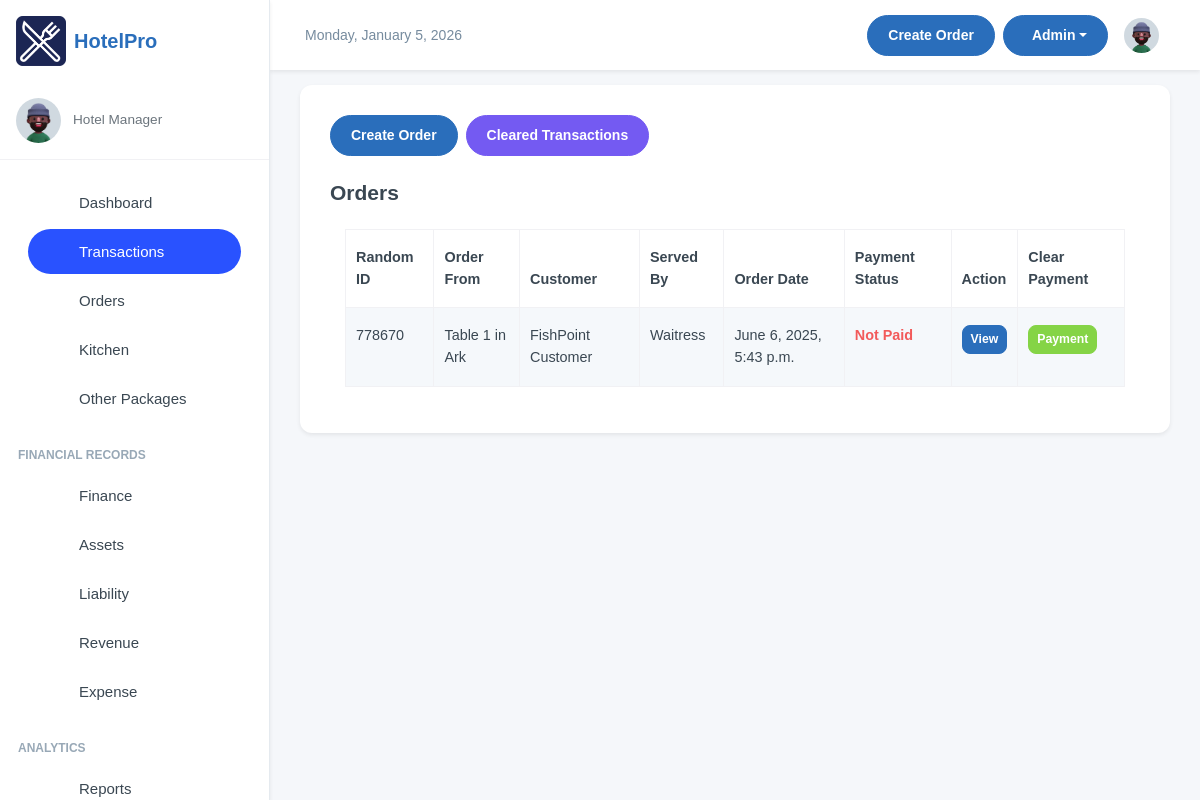
The app's page /manager/orders_transactions/ (signed in), older data.
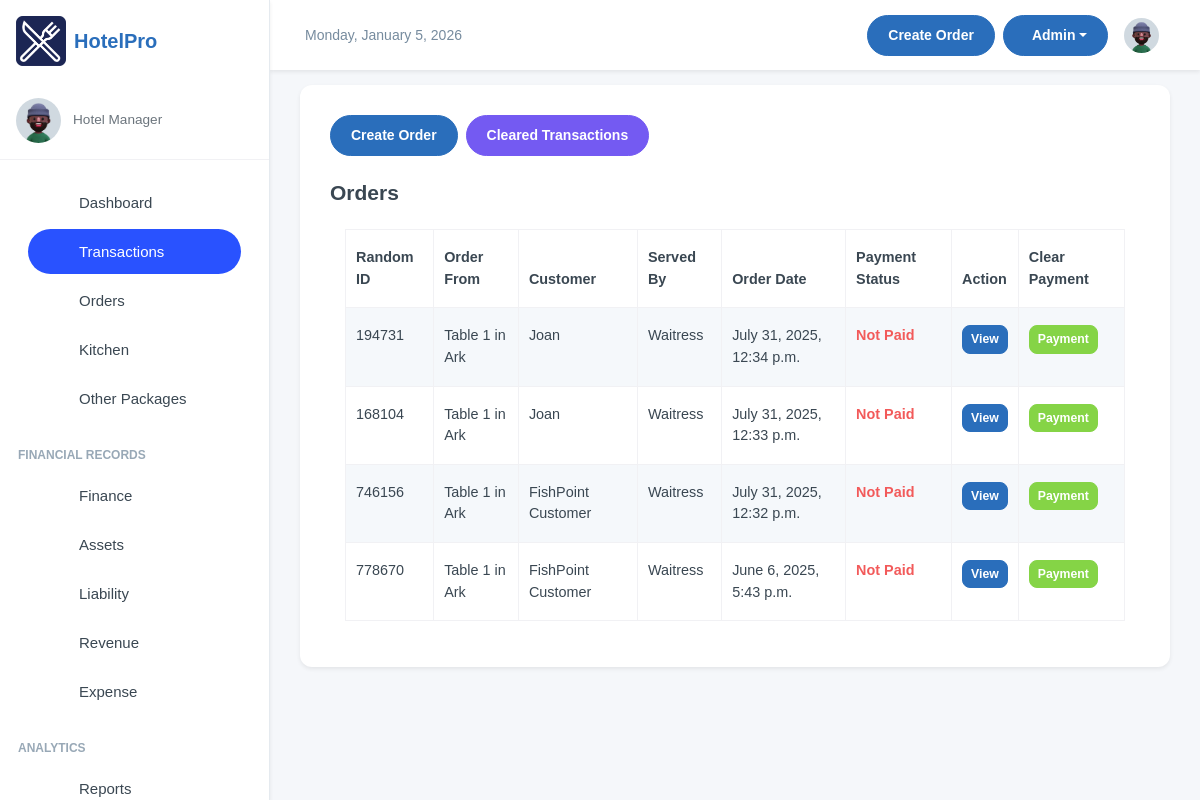
The same page, newer data.
### inventory/models.py (models this page shows, shortened)
class OrderTransaction(models.Model):
    pay_mode = (
        ("NO PAYMENT", "NO PAYMENT"),
        ("CASH", "CASH"),
        ("MOMO PAY", "MOMO PAY"),
        ("AIRTEL PAY", "AIRTEL PAY"),
        ("BANK CARD", "BANK CARD"),
    )
    random_id = models.CharField(max_length=6, unique=True, editable=False, default=generate_random_id)
    customer_name = models.CharField(max_length=255, blank=True, null=True, default="FishPoint Customer")
    served_by = models.CharField(
        max_length=255, blank=True, null=True, default="Waitress")
    dining_area = models.ForeignKey(DiningArea, on_delete=models.SET_NULL, null=True, blank=True)
    table = models.ForeignKey(Table, on_delete=models.SET_NULL, null=True, blank=True )
    special_notes = models.TextField(default="Null")
    created = models.DateTimeField(default=now, blank=True, null=True)
    payment_mode = models.CharField(default="NO PAYMENT", max_length=50, choices=pay_mode)
    transaction_id = models.CharField(blank=True, null=True, max_length=100)
    created_by = models.ForeignKey(User, on_delete=models.SET_NULL, null=True, blank=True)
    updated = models.DateField(auto_now=True, blank=True, null=True)
    class Meta:
        ordering = ['-created']

class Table(models.Model):
    table_number = models.IntegerField()
    dining_area = models.ForeignKey(DiningArea, on_delete=models.CASCADE, related_name='tables')
    capacity = models.IntegerField()  # Number of seats at the table
    is_available = models.BooleanField(default=True)
    def __str__(self):
        return f"Table {self.table_number} in {self.dining_area.name}"

class DiningArea(models.Model):
    name = models.CharField(max_length=255)
    description = models.TextField(blank=True, null=True)

### inventory/views.py (the view)
# urls.py: path('orders_transactions/', views.orderTransactions, name='order_transactions'),
@login_required(login_url="/user/login/")
def orderTransactions(request):
    orders_list = (
        OrderTransaction.objects.using('default')
        .filter(payment_mode="NO PAYMENT")
        .annotate(non_cancelled_items=Count('order_items', filter=~Q(order_items__status='Cancelled')))
        .filter(non_cancelled_items__gt=0)
        .order_by('-updated', '-id')
    )
    paginator = Paginator(orders_list, 10)
    page_number = request.GET.get('page')
    orders_list = paginator.get_page(page_number)
    return render(request, "ordertransactions.html", {"orders_list": orders_list})

### inventory/templates/ordertransactions.html (shortened to what this page needs)
{% extends 'base.html' %}
{% block content %}
<div class="card">
    <div class="card-body">
        <div class="d-flex flex-wrap justify-content-between align-items-center mb-4">
            <div class="d-flex flex-wrap gap-2 mb-3 mb-md-0">
                <a href="/manager/add-order/" class="btn btn-primary">
                     Create Order
                </a>
                <a href="/manager/cleared_transactions/" class="btn btn-info">
                     Cleared Transactions
                </a>
            </div>
        </div>
        <h4 class="fw-semibold mb-2">Orders</h4>
        <div class="container mt-2">
            <table class="table table-striped table-bordered">
                <thead class="bg-dark text-light">
                    <tr>
                        <th>Random ID</th>
                        <th>Order From</th>
                        <th>Customer</th>
                        <th>Served By</th>
                        <th>Order Date</th>
                        <th>Payment Status</th>
                        <th>Action</th>
                        <th>Clear Payment</th>
                    </tr>
                </thead>
                <tbody>
                    {% for order in orders_list %}
                    {% if order.payment_mode == "NO PAYMENT" %}
                    <tr>
                        <td>{{ order.random_id }}</td>
                        <td>{{ order.table }}</td>
                        <td>{{ order.customer_name }}</td>
                        <td>{{ order.served_by }}</td>
                        <td>{{ order.created }}</td>
                        <td class="text-danger fw-semibold">Not Paid</td>
                        <td>
                            <a href="/manager/orders_transactions/{{ order.id }}"
                                class="btn btn-primary btn-sm">View</a>
                        </td>
                        <td>
                            <button class="btn btn-success btn-sm" data-toggle="modal" data-target="#paymentModal"
                                data-order-id="{{ order.id }}" data-random-id="{{ order.random_id }}">
                                Payment
                            </button>
                        </td>
                    </tr>
                    {% endif %}
                    {% endfor %}
                </tbody>
            </table>
        </div>
    </div>
</div>
{% endblock content %}

### templates/base.html (shortened to what this page needs)
<!doctype html>
<html lang="en">
{% load static %}
<head>
    <link rel="stylesheet" href="{% static 'assets/css/styles.min.css' %}" />
</head>
<body>
    <div class="page-wrapper" id="main-wrapper" data-layout="vertical" data-navbarbg="skin6" data-sidebartype="full"
        data-sidebar-position="fixed" data-header-position="fixed">
        <aside class="left-sidebar">
            <div>
                <div class="brand-logo d-flex align-items-center justify-content-between p-3">
                    <a href="/" class="text-nowrap logo-img d-flex align-items-center">
                        <img style="width: 50px;" src="{% static 'assets/images/logos/hotel.png' %}" alt="Hotel Logo" />
                        <span class="hotel-name">HotelPro</span>
                    </a>
                </div>
                <div class="user-profile border-bottom pb-3">
                    <div class="d-flex align-items-center">
                        <img src="{% static 'assets/images/profile/user-1.jpg' %}" alt="User Profile" width="45"
                            height="45" class="rounded-circle">
                        <div class="user-info">
                            <p class="user-role mb-0">Hotel Manager</p>
                        </div>
                    </div>
                </div>
                <nav class="sidebar-nav scroll-sidebar mt-3" data-simplebar="">
                    <ul id="sidebarnav">
                        <li class="sidebar-item">
                            <a class="sidebar-link" href="/manager/" aria-expanded="false">
                                <span class="nav-icon">
                                </span>
                                <span class="hide-menu">Dashboard</span>
                            </a>
                        </li>
                        <li class="sidebar-item">
                            <a class="sidebar-link" href="/manager/orders_transactions/" aria-expanded="false">
                                <span class="nav-icon">
                                </span>
                                <span class="hide-menu">Transactions</span>
                            </a>
                        </li>
                        <li class="sidebar-item">
                            <a class="sidebar-link" href="/manager/orders/" aria-expanded="false">
                                <span class="nav-icon">
                                </span>
                                <span class="hide-menu">Orders</span>
                            </a>
                        </li>
                        <li class="sidebar-item">
                            <a class="sidebar-link" href="/kitchen/" aria-expanded="false">
                                <span class="nav-icon">
                                </span>
                                <span class="hide-menu">Kitchen</span>
                            </a>
                            <li class="sidebar-item">
                                <a class="sidebar-link" href="/others/packages/" aria-expanded="false">
                                    <span class="nav-icon">
                                    </span>
                                    <span class="hide-menu">Other Packages</span>
                                </a>
                            </li>
                             <li class="nav-small-cap">
                            <span class="hide-menu text-uppercase fw-bold text-muted">Financial Records</span>
                        </li>
                            <li class="sidebar-item">
                                <a class="sidebar-link" href="/finance/financial-report/" aria-expanded="false">
                                    <span class="nav-icon">
                                    </span>
                                    <span class="hide-menu">Finance</span>
                                </a>
                            </li>
                        <li class="sidebar-item">
                            <a class="sidebar-link" href="/finance/all-assets/" aria-expanded="false">
                                <span class="nav-icon">
                                </span>
                                <span class="hide-menu">Assets</span>
                            </a>
                        </li>
                                     <li class="sidebar-item">
                            <a class="sidebar-link" href="/finance/all-liabilities/" aria-expanded="false">
                                <span class="nav-icon">
                                </span>
                                <span class="hide-menu">Liability</span>
                            </a>
                        </li>
                                    <li class="sidebar-item">
                            <a class="sidebar-link" href="/finance/all-revenue/" aria-expanded="false">
                                <span class="nav-icon">
                                </span>
                                <span class="hide-menu">Revenue</span>
                            </a>
                        </li>
                                    <li class="sidebar-item">
                            <a class="sidebar-link" href="/finance/all-expense/" aria-expanded="false">
                                <span class="nav-icon">
                                </span>
                                <span class="hide-menu">Expense</span>
                            </a>
                        </li>
                        <li class="nav-small-cap">
                            <span class="hide-menu text-uppercase fw-bold text-muted">Analytics</span>
                        </li>
                        <li class="sidebar-item">
                            <a class="sidebar-link" href="/manager/reports/" aria-expanded="false">
                                <span class="nav-icon">
                                </span>
                                <span class="hide-menu">Reports</span>
                            </a>
                        </li>
                    </ul>
                </nav>
            </div>
        </aside>
        <div class="body-wrapper">
            <header class="app-header">
                <nav class="navbar navbar-expand-lg navbar-light">
                    <ul class="navbar-nav">
                        <li class="nav-item d-none d-md-block">
                            <div class="d-flex align-items-center">
                                <span id="currentDate" class="header-text"></span>
                            </div>
                        </li>
                    </ul>
                    <div class="navbar-collapse justify-content-end px-0" id="navbarNav">
                        <ul class="navbar-nav flex-row ms-auto align-items-center justify-content-end">
                            <li class="mx-2">
                                <a href="/manager/add-order/"
                                    class="btn btn-primary align-items-center justify-content-center">Create Order</a>
                            </li>
                            <li class="nav-item dropdown">
                                <a class="btn btn-primary dropdown-toggle d-flex align-items-center justify-content-center"
                                    href="#" id="createDropdown" role="button" data-bs-toggle="dropdown"
                                    aria-expanded="false">
                                    <span class="ms-2">Admin</span>
                                </a>
                            </li>
                            <li class="nav-item dropdown">
                                <a class="nav-link nav-icon-hover" href="javascript:void(0)" id="drop2"
                                    data-bs-toggle="dropdown" aria-expanded="false">
                                    <img src="{% static 'assets/images/profile/user-1.jpg' %}" alt="" width="35"
                                        height="35" class="rounded-circle">
                                </a>
                            </li>
                        </ul>
                    </div>
                </nav>
            </header>
            <div class="container-fluid">
                {% block content %}
                {% endblock content %}
            </div>
        </div>
    </div>
</body>
</html>

### templates/base.html (style rules this page uses)
:root { --primary-color: #2A6EBB; --secondary-color: #F8F9FA; --accent-color: #FFD700; --text-color: #333333; --success-color: #28a745; --danger-color: #dc3545; --warning-color: #ffc107; --info-color: #17a2b8; }
body { font-family: 'Poppins', sans-serif; background-color: #f5f7fa; }
.page-wrapper { background-color: #f5f7fa; }
.left-sidebar { background-color: #ffffff; box-shadow: 0 0.125rem 0.25rem rgba(0, 0, 0, 0.075); }
.sidebar-nav .sidebar-item .sidebar-link { color: var(--text-color); font-weight: 500; border-radius: 0.5rem; padding: 0.75rem 1.25rem; margin: 0.25rem 0.75rem; transition: all 0.2s ease; }
.sidebar-nav .sidebar-item .sidebar-link.active { background-color: var(--primary-color); color: white; }
.app-header { background-color: #ffffff; box-shadow: 0 0.125rem 0.25rem rgba(0, 0, 0, 0.075); }
.brand-logo { padding: 1rem; }
.nav-icon { display: flex; align-items: center; justify-content: center; width: 1.5rem; height: 1.5rem; margin-right: 0.75rem; color: var(--primary-color); }
.btn-primary { background-color: var(--primary-color); border-color: var(--primary-color); }
.card { border-radius: 0.75rem; border: none; box-shadow: 0 0.125rem 0.25rem rgba(0, 0, 0, 0.075); transition: transform 0.2s ease-in-out, box-shadow 0.2s ease-in-out; }
.hotel-name { font-weight: 600; margin-left: 0.5rem; font-size: 1.25rem; color: var(--primary-color); }
.user-profile { display: flex; align-items: center; padding: 1rem; }
.user-info { margin-left: 0.75rem; }
.user-role { font-size: 0.85rem; color: #6c757d; }

### inventory/templates/ordertransactions.html (style rules this page uses)
table { font-size: .9rem; font-family: 'Arial', sans-serif; }

Row changes from the older to the newer data that the page shows:
added OrderTransaction: random_id "194731", table "Table 1 in Ark", customer_name "Joan", served_by "Waitress", created "July 31, 2025, 12:34 p.m."
added OrderTransaction: random_id "168104", table "Table 1 in Ark", customer_name "Joan", served_by "Waitress", created "July 31, 2025, 12:33 p.m."
added OrderTransaction: random_id "746156", table "Table 1 in Ark", customer_name "FishPoint Customer", served_by "Waitress", created "July 31, 2025, 12:32 p.m."
